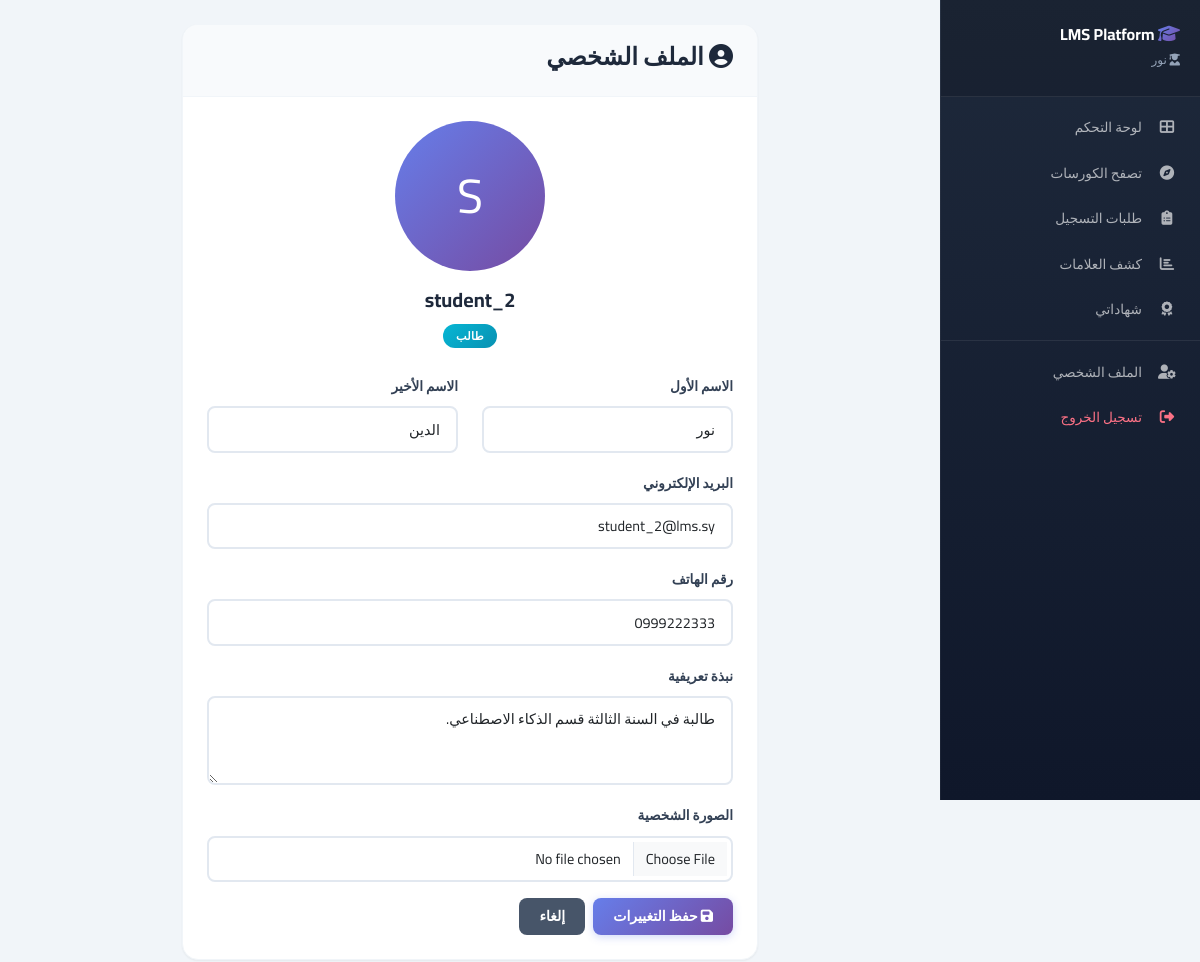
Page /profile/ (signed in) on the committed database.
### core/models.py (models this page shows, shortened)
class SystemSettings(models.Model):
    platform_name = models.CharField(max_length=255, default="LMS Platform")
    support_email = models.EmailField(default="support@lms.com")
    enable_registration = models.BooleanField(default=True)
    enable_certificates = models.BooleanField(default=True)
    class Meta:
        verbose_name = "إعدادات النظام"

class Profile(models.Model):
    user = models.OneToOneField(User, on_delete=models.CASCADE)
    role = models.CharField(max_length=20, choices=[('admin', 'مدير النظام'), ('teacher', 'معلم'), ('student', 'طالب')], default='student')
    phone = models.CharField(max_length=15, blank=True)
    bio = models.TextField(blank=True)
    image = models.ImageField(upload_to='profile_images/', null=True, blank=True)
    certificate = models.ImageField(upload_to='certificates/', null=True, blank=True)
    is_approved = models.BooleanField(default=False)
    specialization = models.ForeignKey('Category', on_delete=models.SET_NULL, null=True, blank=True, verbose_name='التخصص')

### core/views.py (the view)
# urls.py: path('profile/', views.profile, name='profile'),
@login_required
def profile(request):
    if request.method == 'POST':
        u_form = UserForm(request.POST, instance=request.user)
        p_form = ProfileForm(request.POST, request.FILES, instance=request.user.profile)
        if u_form.is_valid() and p_form.is_valid():
            u_form.save()
            p_form.save()
            messages.success(request, 'تم تحديث الملف الشخصي بنجاح')
            return redirect('profile')
    else:
        u_form = UserForm(instance=request.user)
        p_form = ProfileForm(instance=request.user.profile)
    return render(request, 'accounts/profile.html', {'u_form': u_form, 'p_form': p_form})

### core/forms.py
class UserForm(forms.ModelForm):
    class Meta:
        model = User
        fields = ['first_name', 'last_name', 'email']
        widgets = {
            'first_name': forms.TextInput(attrs={'class': 'form-control'}),
            'last_name': forms.TextInput(attrs={'class': 'form-control'}),
            'email': forms.EmailInput(attrs={'class': 'form-control'}),
        }

class ProfileForm(forms.ModelForm):
    class Meta:
        model = Profile
        fields = ['phone', 'bio', 'image']
        widgets = {
            'phone': forms.TextInput(attrs={'class': 'form-control', 'placeholder': 'رقم الهاتف'}),
            'bio': forms.Textarea(attrs={'class': 'form-control', 'rows': 3, 'placeholder': 'نبذة تعريفية'}),
            'image': forms.FileInput(attrs={'class': 'form-control'}),
        }

### core/context_processors.py (called while the page is built)
def site_settings(request):
    return {
        'site_name': 'LMS Platform',
        'site_description': 'نظام إدارة التعلم المتكامل',
        'categories': Category.objects.all()[:10],
        'featured_courses': Course.objects.filter(status='published')[:4],
    }

def user_notifications(request):
    if request.user.is_authenticated:
        from .models import Enrollment, CertificateRequest
        if hasattr(request.user, 'profile'):
            if request.user.profile.role == 'teacher':
                pending_enrollments = Enrollment.objects.filter(
                    course__teacher=request.user,
                    status='pending'
                ).count()
                pending_certificates = CertificateRequest.objects.filter(
                    course__teacher=request.user,
                    status='pending'
                ).count()
                return {
                    'pending_enrollments': pending_enrollments,
                    'pending_certificates': pending_certificates,
                }
    return {}

def system_settings(request):
    settings, created = SystemSettings.objects.get_or_create(id=1)
    return {
        'site_settings': settings
    }

### templates/accounts/profile.html (shortened to what this page needs)
{% extends 'base.html' %}
{% block content %}
<div class="row justify-content-center">
    <div class="col-md-8">
        <div class="card">
            <div class="card-header">
                <h4><i class="fas fa-user-circle"></i> الملف الشخصي</h4>
            </div>
            <div class="card-body">
                <div class="text-center mb-4">
                    {% if user.profile.image %}
                        <img src="{{ user.profile.image.url }}" alt="Profile"
                             class="rounded-circle" width="150" height="150">
                    {% else %}
                        <div class="bg-primary text-white rounded-circle d-inline-flex
                                    align-items-center justify-content-center"
                             style="width: 150px; height: 150px; font-size: 3rem;">
                            {{ user.username|first|upper }}
                        </div>
                    {% endif %}
                    <h5 class="mt-3">{{ user.username }}</h5>
                    <span class="badge bg-info">{{ user.profile.get_role_display }}</span>
                </div>
                <form method="post" enctype="multipart/form-data">
                    <div class="row">
                        <div class="col-md-6 mb-3">
                            <label class="form-label">الاسم الأول</label>
                            {{ u_form.first_name }}
                        </div>
                        <div class="col-md-6 mb-3">
                            <label class="form-label">الاسم الأخير</label>
                            {{ u_form.last_name }}
                        </div>
                    </div>
                    <div class="mb-3">
                        <label class="form-label">البريد الإلكتروني</label>
                        {{ u_form.email }}
                    </div>
                    <div class="mb-3">
                        <label class="form-label">رقم الهاتف</label>
                        {{ p_form.phone }}
                    </div>
                    <div class="mb-3">
                        <label class="form-label">نبذة تعريفية</label>
                        {{ p_form.bio }}
                    </div>
                    <div class="mb-3">
                        <label class="form-label">الصورة الشخصية</label>
                        {{ p_form.image }}
                    </div>
                    <div class="d-flex gap-2">
                        <button type="submit" class="btn btn-primary">
                            <i class="fas fa-save"></i> حفظ التغييرات
                        </button>
                        <a href="{% url 'landing_page' %}" class="btn btn-secondary">إلغاء</a>
                    </div>
                </form>
            </div>
        </div>
    </div>
</div>
{% endblock %}

### templates/includes/sidebar.html (shortened to what this page needs)
<div id="sidebar-wrapper" dir="rtl">
    <div class="sidebar-heading">
        <h5>
            <i class="fas fa-graduation-cap"></i>
            {{ site_settings.platform_name|default:"منصة التميز" }}
        </h5>
        <small>
            {% if request.user.profile.role == 'admin' %}
                <i class="fas fa-shield-alt"></i> مدير النظام
            {% elif request.user.profile.role == 'teacher' %}
                <i class="fas fa-chalkboard-teacher"></i> {{ request.user.first_name|default:request.user.username }}
            {% elif request.user.profile.role == 'student' %}
                <i class="fas fa-user-graduate"></i> {{ request.user.first_name|default:request.user.username }}
            {% endif %}
        </small>
    </div>
    <div class="list-group list-group-flush">
        {% if request.user.profile.role == 'student' %}
            <a href="{% url 'student_dashboard' %}" class="list-group-item {% if request.resolver_match.url_name == 'student_dashboard' %}active{% endif %}">
                <i class="fas fa-th-large"></i> لوحة التحكم
            </a>
            <a href="{% url 'course_list' %}" class="list-group-item {% if request.resolver_match.url_name == 'course_list' %}active{% endif %}">
                <i class="fas fa-compass"></i> تصفح الكورسات
            </a>
            <a href="{% url 'student_enrollments_history' %}" class="list-group-item {% if request.resolver_match.url_name == 'student_enrollments_history' %}active{% endif %}">
                <i class="fas fa-clipboard-list"></i> طلبات التسجيل
            </a>
            <a href="{% url 'student_scorecard' %}" class="list-group-item {% if request.resolver_match.url_name == 'student_scorecard' %}active{% endif %}">
                <i class="fas fa-chart-bar"></i> كشف العلامات
            </a>
            <a href="{% url 'student_certificates_history' %}" class="list-group-item {% if request.resolver_match.url_name == 'student_certificates_history' %}active{% endif %}">
                <i class="fas fa-award"></i> شهاداتي
            </a>
        {% endif %}
        <div style="border-top: 1px solid rgba(255,255,255,0.08); margin-top: 0.5rem; padding-top: 0.5rem;">
            <a href="{% url 'profile' %}" class="list-group-item">
                <i class="fas fa-user-cog"></i> الملف الشخصي
            </a>
            <a href="{% url 'logout' %}" class="list-group-item" style="color: var(--rose-400) !important;">
                <i class="fas fa-sign-out-alt"></i> تسجيل الخروج
            </a>
        </div>
    </div>
</div>

### rows in the picture
SystemSettings: platform_name "LMS Platform"
Profile: phone "0999222333", bio "طالبة في السنة الثالثة قسم الذكاء الاصطناعي."

### other values in the picture
{{ request.user.first_name|default:request.user.username }} "نور"
{{ user.username|first|upper }} "S"
{{ user.username }} "student_2"
{{ user.profile.get_role_display }} "طالب"
